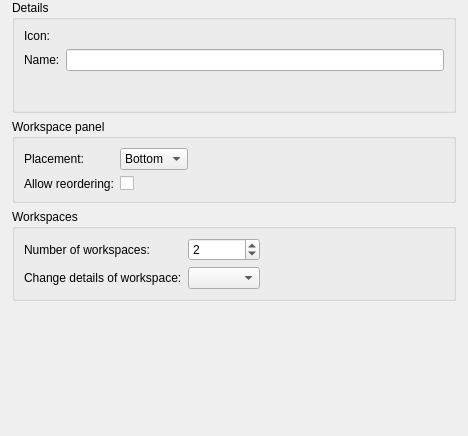
<?xml version="1.0" encoding="UTF-8"?>
<ui version="4.0">
 <class>Core::Internal::WorkspaceSettings</class>
 <widget class="QWidget" name="Core::Internal::WorkspaceSettings">
  <property name="geometry">
   <rect>
    <x>0</x>
    <y>0</y>
    <width>468</width>
    <height>436</height>
   </rect>
  </property>
  <property name="sizePolicy">
   <sizepolicy hsizetype="Preferred" vsizetype="Preferred">
    <horstretch>0</horstretch>
    <verstretch>0</verstretch>
   </sizepolicy>
  </property>
  <property name="windowTitle">
   <string>Form</string>
  </property>
  <layout class="QVBoxLayout" name="verticalLayout_2">
   <property name="leftMargin">
    <number>12</number>
   </property>
   <property name="topMargin">
    <number>0</number>
   </property>
   <property name="rightMargin">
    <number>12</number>
   </property>
   <property name="bottomMargin">
    <number>0</number>
   </property>
   <item>
    <widget class="QScrollArea" name="scrollArea">
     <property name="frameShape">
      <enum>QFrame::NoFrame</enum>
     </property>
     <property name="frameShadow">
      <enum>QFrame::Plain</enum>
     </property>
     <property name="widgetResizable">
      <bool>true</bool>
     </property>
     <widget class="QWidget" name="scrollAreaWidgetContents">
      <property name="geometry">
       <rect>
        <x>0</x>
        <y>0</y>
        <width>444</width>
        <height>436</height>
       </rect>
      </property>
      <layout class="QVBoxLayout" name="verticalLayout">
       <property name="leftMargin">
        <number>0</number>
       </property>
       <property name="topMargin">
        <number>0</number>
       </property>
       <property name="rightMargin">
        <number>0</number>
       </property>
       <property name="bottomMargin">
        <number>0</number>
       </property>
       <item>
        <widget class="QGroupBox" name="groupBox_2">
         <property name="sizePolicy">
          <sizepolicy hsizetype="Preferred" vsizetype="Preferred">
           <horstretch>0</horstretch>
           <verstretch>0</verstretch>
          </sizepolicy>
         </property>
         <property name="title">
          <string>Details</string>
         </property>
         <layout class="QGridLayout" name="gridLayout">
          <item row="2" column="0">
           <widget class="QLabel" name="label_2">
            <property name="text">
             <string>Icon:</string>
            </property>
           </widget>
          </item>
          <item row="2" column="1">
           <widget class="Utils::PathChooser" name="iconPathChooser" native="true"/>
          </item>
          <item row="3" column="1">
           <widget class="QLineEdit" name="nameEdit"/>
          </item>
          <item row="3" column="0">
           <widget class="QLabel" name="label_3">
            <property name="text">
             <string>Name:</string>
            </property>
           </widget>
          </item>
          <item row="5" column="1">
           <spacer name="verticalSpacer_2">
            <property name="orientation">
             <enum>Qt::Vertical</enum>
            </property>
            <property name="sizeType">
             <enum>QSizePolicy::Fixed</enum>
            </property>
            <property name="sizeHint" stdset="0">
             <size>
              <width>20</width>
              <height>10</height>
             </size>
            </property>
           </spacer>
          </item>
          <item row="6" column="1">
           <widget class="QLabel" name="label_4">
            <property name="toolTip">
             <string>&lt;!DOCTYPE HTML PUBLIC &quot;-//W3C//DTD HTML 4.0//EN&quot; &quot;http://www.w3.org/TR/REC-html40/strict.dtd&quot;&gt;
&lt;html&gt;&lt;head&gt;&lt;meta name=&quot;qrichtext&quot; content=&quot;1&quot; /&gt;&lt;style type=&quot;text/css&quot;&gt;
p, li { white-space: pre-wrap; }
&lt;/style&gt;&lt;/head&gt;&lt;body style=&quot; font-family:'Sans'; font-size:8pt; font-weight:400; font-style:normal;&quot;&gt;
&lt;p style=&quot; margin-top:0px; margin-bottom:0px; margin-left:0px; margin-right:0px; -qt-block-indent:0; text-indent:0px;&quot;&gt;&lt;span style=&quot; font-weight:600;&quot;&gt;Note:&lt;/span&gt; A restart is needed for changes to number of workspaces to take effect.&lt;/p&gt;&lt;/body&gt;&lt;/html&gt;</string>
            </property>
            <property name="text">
             <string/>
            </property>
           </widget>
          </item>
         </layout>
        </widget>
       </item>
       <item>
        <widget class="QGroupBox" name="groupBox_3">
         <property name="title">
          <string>Workspace panel</string>
         </property>
         <layout class="QGridLayout" name="gridLayout_3">
          <item row="0" column="0">
           <widget class="QLabel" name="label_6">
            <property name="text">
             <string>Placement:</string>
            </property>
           </widget>
          </item>
          <item row="0" column="1">
           <layout class="QHBoxLayout" name="horizontalLayout_2">
            <item>
             <widget class="QComboBox" name="comboBoxTabBarPlacement">
              <property name="currentIndex">
               <number>1</number>
              </property>
              <item>
               <property name="text">
                <string>Top</string>
               </property>
              </item>
              <item>
               <property name="text">
                <string>Bottom</string>
               </property>
              </item>
             </widget>
            </item>
            <item>
             <spacer name="horizontalSpacer_3">
              <property name="orientation">
               <enum>Qt::Horizontal</enum>
              </property>
              <property name="sizeHint" stdset="0">
               <size>
                <width>40</width>
                <height>20</height>
               </size>
              </property>
             </spacer>
            </item>
           </layout>
          </item>
          <item row="1" column="0">
           <widget class="QLabel" name="label_7">
            <property name="text">
             <string>Allow reordering:</string>
            </property>
           </widget>
          </item>
          <item row="1" column="1">
           <widget class="QCheckBox" name="checkBoxAllowTabMovement">
            <property name="text">
             <string/>
            </property>
           </widget>
          </item>
         </layout>
        </widget>
       </item>
       <item>
        <widget class="QGroupBox" name="groupBox">
         <property name="sizePolicy">
          <sizepolicy hsizetype="Preferred" vsizetype="Preferred">
           <horstretch>0</horstretch>
           <verstretch>0</verstretch>
          </sizepolicy>
         </property>
         <property name="title">
          <string>Workspaces</string>
         </property>
         <layout class="QGridLayout" name="gridLayout_2">
          <item row="0" column="0">
           <widget class="QLabel" name="label">
            <property name="text">
             <string>Number of workspaces:</string>
            </property>
           </widget>
          </item>
          <item row="0" column="4">
           <spacer name="horizontalSpacer_2">
            <property name="orientation">
             <enum>Qt::Horizontal</enum>
            </property>
            <property name="sizeHint" stdset="0">
             <size>
              <width>0</width>
              <height>20</height>
             </size>
            </property>
           </spacer>
          </item>
          <item row="2" column="0">
           <widget class="QLabel" name="label_5">
            <property name="text">
             <string>Change details of workspace:</string>
            </property>
           </widget>
          </item>
          <item row="2" column="2">
           <widget class="QComboBox" name="workspaceComboBox"/>
          </item>
          <item row="0" column="2">
           <widget class="QSpinBox" name="numberOfWorkspacesSpinBox">
            <property name="sizePolicy">
             <sizepolicy hsizetype="Preferred" vsizetype="Fixed">
              <horstretch>0</horstretch>
              <verstretch>0</verstretch>
             </sizepolicy>
            </property>
            <property name="minimum">
             <number>1</number>
            </property>
            <property name="maximum">
             <number>10</number>
            </property>
            <property name="value">
             <number>2</number>
            </property>
           </widget>
          </item>
         </layout>
        </widget>
       </item>
       <item>
        <spacer name="verticalSpacer">
         <property name="orientation">
          <enum>Qt::Vertical</enum>
         </property>
         <property name="sizeHint" stdset="0">
          <size>
           <width>20</width>
           <height>40</height>
          </size>
         </property>
        </spacer>
       </item>
      </layout>
     </widget>
    </widget>
   </item>
  </layout>
 </widget>
 <customwidgets>
  <customwidget>
   <class>Utils::PathChooser</class>
   <extends>QWidget</extends>
   <header>utils/pathchooser.h</header>
   <container>1</container>
  </customwidget>
 </customwidgets>
 <resources/>
 <connections/>
</ui>
